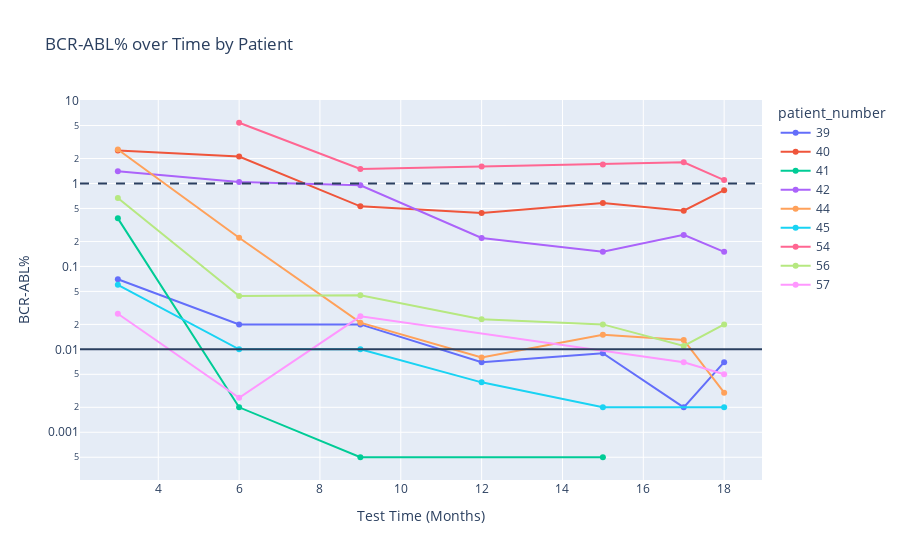

Notebook source saved alongside this figure:
### Code cell
import plotly.express as px

response['BCRABL'] = response['BCRABL'].replace(0, 0.001)

fig = px.line(response, x='month', y='BCRABL', color='patient_number', log_y=True,
              title='BCR-ABL% over Time by Patient', markers=True)

fig.update_layout(
    yaxis_title='BCR-ABL%',
    xaxis_title='Test Time (Months)',
    yaxis_type='log'
)

fig.update_traces(connectgaps=True)


fig.add_hline(y=0.01)

fig.add_hline(y=1, line_dash="dash")

fig.show()

### Figure 1 — Plotly figure (JSON) as saved in the notebook; plotly's stock layout.template omitted (floating-point values rounded to 4 significant figures)
{"data": [{"connectgaps": true, "hovertemplate": "patient_number=39<br>month=%{x}<br>BCRABL=%{y}<extra></extra>", "legendgroup": "39", "line": {"color": "#636efa", "dash": "solid"}, "marker": {"symbol": "circle"}, "mode": "lines+markers", "name": "39", "orientation": "v", "showlegend": true, "type": "scatter", "x": [3, 6, 9, 12, 15, 17, 18], "xaxis": "x", "y": [0.07, 0.02, 0.02, 0.007, 0.009, 0.002, 0.007], "yaxis": "y"}, {"connectgaps": true, "hovertemplate": "patient_number=40<br>month=%{x}<br>BCRABL=%{y}<extra></extra>", "legendgroup": "40", "line": {"color": "#EF553B", "dash": "solid"}, "marker": {"symbol": "circle"}, "mode": "lines+markers", "name": "40", "orientation": "v", "showlegend": true, "type": "scatter", "x": [3, 6, 9, 12, 15, 17, 18], "xaxis": "x", "y": [2.5, 2.11, 0.53, 0.44, 0.58, 0.47, 0.83], "yaxis": "y"}, {"connectgaps": true, "hovertemplate": "patient_number=41<br>month=%{x}<br>BCRABL=%{y}<extra></extra>", "legendgroup": "41", "line": {"color": "#00cc96", "dash": "solid"}, "marker": {"symbol": "circle"}, "mode": "lines+markers", "name": "41", "orientation": "v", "showlegend": true, "type": "scatter", "x": [3, 6, 9, 12, 15, 17, 18], "xaxis": "x", "y": [0.38, 0.002, 0.0005, null, 0.0005, null, null], "yaxis": "y"}, {"connectgaps": true, "hovertemplate": "patient_number=42<br>month=%{x}<br>BCRABL=%{y}<extra></extra>", "legendgroup": "42", "line": {"color": "#ab63fa", "dash": "solid"}, "marker": {"symbol": "circle"}, "mode": "lines+markers", "name": "42", "orientation": "v", "showlegend": true, "type": "scatter", "x": [3, 6, 9, 12, 15, 17, 18], "xaxis": "x", "y": [1.4, 1.04, 0.95, 0.22, 0.15, 0.24, 0.15], "yaxis": "y"}, {"connectgaps": true, "hovertemplate": "patient_number=44<br>month=%{x}<br>BCRABL=%{y}<extra></extra>", "legendgroup": "44", "line": {"color": "#FFA15A", "dash": "solid"}, "marker": {"symbol": "circle"}, "mode": "lines+markers", "name": "44", "orientation": "v", "showlegend": true, "type": "scatter", "x": [3, 6, 9, 12, 15, 17, 18], "xaxis": "x", "y": [2.571, 0.222, 0.021, 0.008, 0.015, 0.013, 0.003], "yaxis": "y"}, {"connectgaps": true, "hovertemplate": "patient_number=45<br>month=%{x}<br>BCRABL=%{y}<extra></extra>", "legendgroup": "45", "line": {"color": "#19d3f3", "dash": "solid"}, "marker": {"symbol": "circle"}, "mode": "lines+markers", "name": "45", "orientation": "v", "showlegend": true, "type": "scatter", "x": [3, 6, 9, 12, 15, 17, 18], "xaxis": "x", "y": [0.06, 0.01, 0.01, 0.004, 0.002, null, 0.002], "yaxis": "y"}, {"connectgaps": true, "hovertemplate": "patient_number=54<br>month=%{x}<br>BCRABL=%{y}<extra></extra>", "legendgroup": "54", "line": {"color": "#FF6692", "dash": "solid"}, "marker": {"symbol": "circle"}, "mode": "lines+markers", "name": "54", "orientation": "v", "showlegend": true, "type": "scatter", "x": [3, 6, 9, 12, 15, 17, 18], "xaxis": "x", "y": [null, 5.4, 1.5, 1.6, 1.7, 1.8, 1.1], "yaxis": "y"}, {"connectgaps": true, "hovertemplate": "patient_number=56<br>month=%{x}<br>BCRABL=%{y}<extra></extra>", "legendgroup": "56", "line": {"color": "#B6E880", "dash": "solid"}, "marker": {"symbol": "circle"}, "mode": "lines+markers", "name": "56", "orientation": "v", "showlegend": true, "type": "scatter", "x": [3, 6, 9, 12, 15, 17, 18], "xaxis": "x", "y": [0.669, 0.044, 0.045, 0.023, 0.02, 0.011, 0.02], "yaxis": "y"}, {"connectgaps": true, "hovertemplate": "patient_number=57<br>month=%{x}<br>BCRABL=%{y}<extra></extra>", "legendgroup": "57", "line": {"color": "#FF97FF", "dash": "solid"}, "marker": {"symbol": "circle"}, "mode": "lines+markers", "name": "57", "orientation": "v", "showlegend": true, "type": "scatter", "x": [3, 6, 9, 12, 15, 17, 18], "xaxis": "x", "y": [0.0269, 0.0026, 0.025, null, null, 0.007, 0.005], "yaxis": "y"}], "layout": {"legend": {"title": {"text": "patient_number"}, "tracegroupgap": 0}, "shapes": [{"type": "line", "x0": 0, "x1": 1, "xref": "x domain", "y0": 0.01, "y1": 0.01, "yref": "y"}, {"line": {"dash": "dash"}, "type": "line", "x0": 0, "x1": 1, "xref": "x domain", "y0": 1, "y1": 1, "yref": "y"}], "title": {"text": "BCR-ABL% over Time by Patient"}, "xaxis": {"anchor": "y", "domain": [0, 1], "title": {"text": "Test Time (Months)"}}, "yaxis": {"anchor": "x", "domain": [0, 1], "title": {"text": "BCR-ABL%"}, "type": "log"}}}
